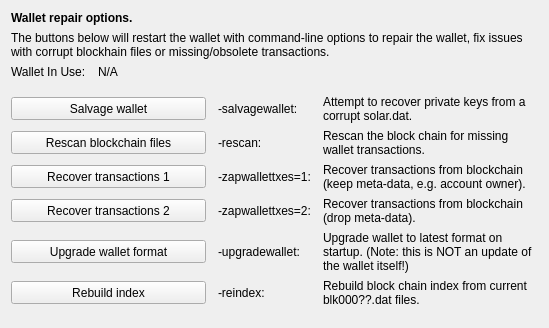
     <widget class="QWidget" name="tab_repair">
      <attribute name="title">
       <string>&amp;Wallet Repair</string>
      </attribute>
      <layout class="QGridLayout" name="gridLayout_4" columnstretch="0,1,0,2">
       <property name="horizontalSpacing">
        <number>12</number>
       </property>
       <item row="0" column="0" colspan="4">
        <widget class="QLabel" name="label_repair_header">
         <property name="font">
          <font>
           <weight>75</weight>
           <bold>true</bold>
          </font>
         </property>
         <property name="text">
          <string>Wallet repair options.</string>
         </property>
        </widget>
       </item>
       <item row="1" column="0" colspan="4">
        <widget class="QLabel" name="label_repair_helptext">
         <property name="font">
          <font>
           <weight>50</weight>
           <bold>false</bold>
          </font>
         </property>
         <property name="text">
          <string>The buttons below will restart the wallet with command-line options to repair the wallet, fix issues with corrupt blockhain files or missing/obsolete transactions.</string>
         </property>
         <property name="wordWrap">
          <bool>true</bool>
         </property>
        </widget>
       </item>
       <item row="2" column="0">
        <widget class="QLabel" name="wallet_path_label">
         <property name="text">
          <string>Wallet In Use:</string>
         </property>
        </widget>
       </item>
       <item row="2" column="1" colspan="3">
        <widget class="QLabel" name="wallet_path">
         <property name="cursor">
          <cursorShape>IBeamCursor</cursorShape>
         </property>
         <property name="text">
          <string>N/A</string>
         </property>
         <property name="textFormat">
          <enum>Qt::PlainText</enum>
         </property>
         <property name="textInteractionFlags">
          <set>Qt::LinksAccessibleByMouse|Qt::TextSelectableByKeyboard|Qt::TextSelectableByMouse</set>
         </property>
        </widget>
       </item>
       <item row="3" column="0">
        <spacer name="verticalSpacer_repair1">
         <property name="orientation">
          <enum>Qt::Vertical</enum>
         </property>
         <property name="sizeHint" stdset="0">
          <size>
           <width>10</width>
           <height>10</height>
          </size>
         </property>
        </spacer>
       </item>
       <item row="4" column="0" colspan="2">
        <widget class="QPushButton" name="btn_salvagewallet">
         <property name="minimumSize">
          <size>
           <width>100</width>
           <height>23</height>
          </size>
         </property>
         <property name="text">
          <string>Salvage wallet</string>
         </property>
        </widget>
       </item>
       <item row="4" column="2">
        <widget class="QLabel" name="label_repair_salvage_command">
         <property name="text">
          <string notr="true">-salvagewallet:</string>
         </property>
        </widget>
       </item>
       <item row="4" column="3">
        <widget class="QLabel" name="label_repair_salvage">
         <property name="text">
          <string>Attempt to recover private keys from a corrupt solar.dat.</string>
         </property>
         <property name="wordWrap">
          <bool>true</bool>
         </property>
        </widget>
       </item>
       <item row="5" column="0" colspan="2">
        <widget class="QPushButton" name="btn_rescan">
         <property name="minimumSize">
          <size>
           <width>100</width>
           <height>23</height>
          </size>
         </property>
         <property name="text">
          <string>Rescan blockchain files</string>
         </property>
        </widget>
       </item>
       <item row="5" column="2">
        <widget class="QLabel" name="label_repair_rescan_command">
         <property name="text">
          <string notr="true">-rescan:</string>
         </property>
        </widget>
       </item>
       <item row="5" column="3">
        <widget class="QLabel" name="label_repair_rescan">
         <property name="text">
          <string>Rescan the block chain for missing wallet transactions.</string>
         </property>
         <property name="wordWrap">
          <bool>true</bool>
         </property>
        </widget>
       </item>
       <item row="6" column="0" colspan="2">
        <widget class="QPushButton" name="btn_zapwallettxes1">
         <property name="minimumSize">
          <size>
           <width>100</width>
           <height>23</height>
          </size>
         </property>
         <property name="text">
          <string>Recover transactions 1</string>
         </property>
        </widget>
       </item>
       <item row="6" column="2">
        <widget class="QLabel" name="label_repair_zap1_command">
         <property name="text">
          <string notr="true">-zapwallettxes=1:</string>
         </property>
        </widget>
       </item>
       <item row="6" column="3">
        <widget class="QLabel" name="label_repair_zap1">
         <property name="text">
          <string>Recover transactions from blockchain (keep meta-data, e.g. account owner).</string>
         </property>
         <property name="wordWrap">
          <bool>true</bool>
         </property>
        </widget>
       </item>
       <item row="7" column="0" colspan="2">
        <widget class="QPushButton" name="btn_zapwallettxes2">
         <property name="minimumSize">
          <size>
           <width>100</width>
           <height>23</height>
          </size>
         </property>
         <property name="text">
          <string>Recover transactions 2</string>
         </property>
        </widget>
       </item>
       <item row="7" column="2">
        <widget class="QLabel" name="label_repair_zap2_command">
         <property name="text">
          <string notr="true">-zapwallettxes=2:</string>
         </property>
        </widget>
       </item>
       <item row="7" column="3">
        <widget class="QLabel" name="label_repair_zap2">
         <property name="text">
          <string>Recover transactions from blockchain (drop meta-data).</string>
         </property>
         <property name="wordWrap">
          <bool>true</bool>
         </property>
        </widget>
       </item>
       <item row="8" column="0" colspan="2">
        <widget class="QPushButton" name="btn_upgradewallet">
         <property name="minimumSize">
          <size>
           <width>100</width>
           <height>23</height>
          </size>
         </property>
         <property name="text">
          <string>Upgrade wallet format</string>
         </property>
        </widget>
       </item>
       <item row="8" column="2">
        <widget class="QLabel" name="label_repair_upgrade_command">
         <property name="text">
          <string notr="true">-upgradewallet:</string>
         </property>
        </widget>
       </item>
       <item row="8" column="3">
        <widget class="QLabel" name="label_repair_upgrade">
         <property name="text">
          <string>Upgrade wallet to latest format on startup. (Note: this is NOT an update of the wallet itself!)</string>
         </property>
         <property name="wordWrap">
          <bool>true</bool>
         </property>
        </widget>
       </item>
       <item row="9" column="0" colspan="2">
        <widget class="QPushButton" name="btn_reindex">
         <property name="minimumSize">
          <size>
           <width>100</width>
           <height>23</height>
          </size>
         </property>
         <property name="text">
          <string>Rebuild index</string>
         </property>
        </widget>
       </item>
       <item row="9" column="2">
        <widget class="QLabel" name="label_repair_reindex_command">
         <property name="text">
          <string notr="true">-reindex:</string>
         </property>
        </widget>
       </item>
       <item row="9" column="3">
        <widget class="QLabel" name="label_repair_reindex">
         <property name="text">
          <string>Rebuild block chain index from current blk000??.dat files.</string>
         </property>
         <property name="wordWrap">
          <bool>true</bool>
         </property>
        </widget>
       </item>
       <item row="10" column="0">
        <spacer name="verticalSpacer_repair2">
         <property name="orientation">
          <enum>Qt::Vertical</enum>
         </property>
         <property name="sizeHint" stdset="0">
          <size>
           <width>20</width>
           <height>10</height>
          </size>
         </property>
        </spacer>
       </item>
      </layout>
     </widget>
